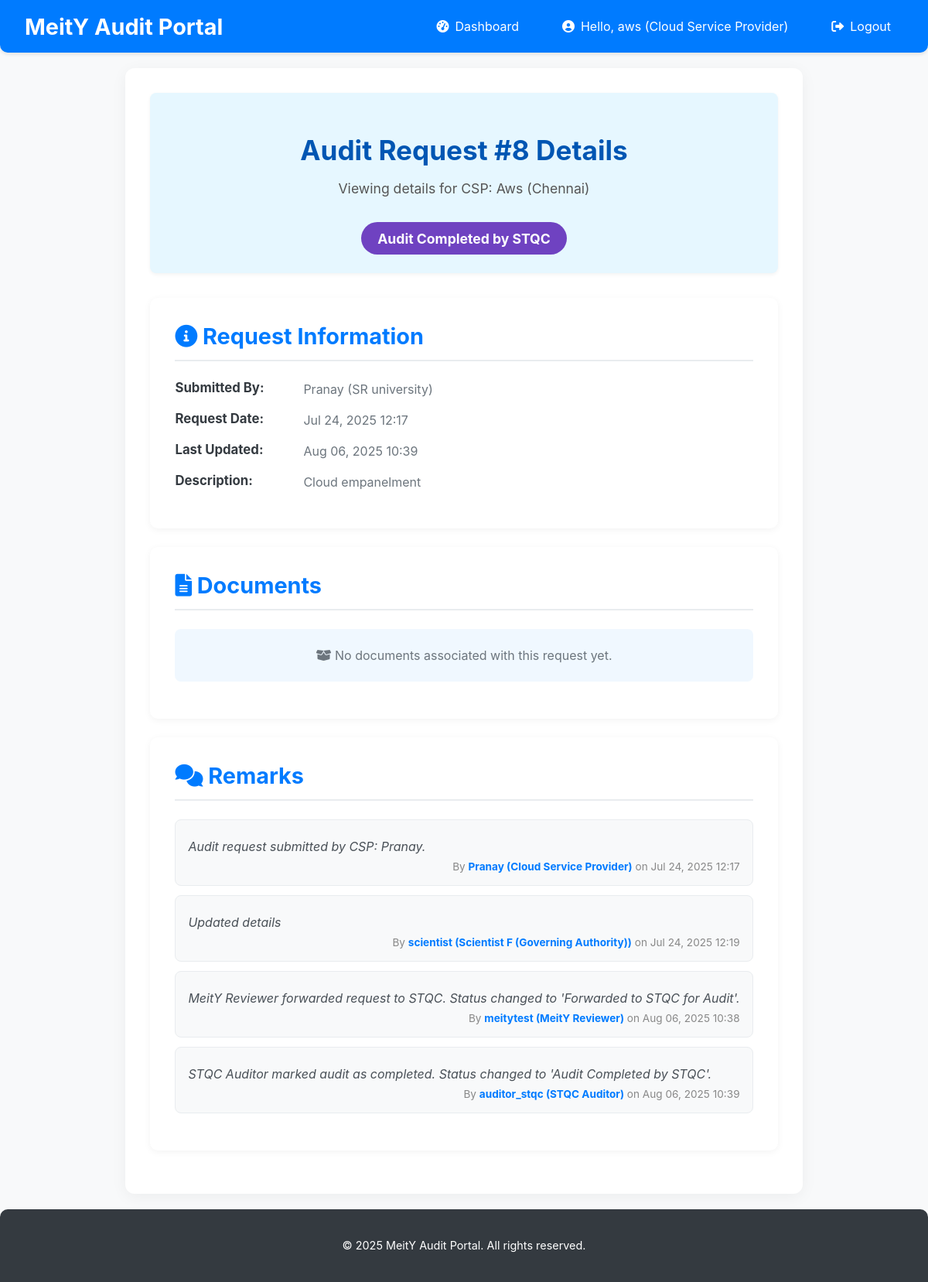
The app's page /audit-requests/8/ (signed in) with its own data.
### users/models.py (models this page shows, shortened)
class CustomUser(AbstractUser):
    ROLE_CHOICES = (
        ('CSP', 'Cloud Service Provider'),
        ('MeitY_Reviewer', 'MeitY Reviewer'),
        ('STQC_Auditor', 'STQC Auditor'),
        ('Scientist_F', 'Scientist F (Governing Authority)'),
    )
    role = models.CharField(max_length=50, choices=ROLE_CHOICES, default='CSP')
    organization = models.CharField(max_length=255, blank=True, null=True) # E.g., AWS, Azure, MeitY, STQC
    @property
    def is_csp(self):
        return self.role == 'CSP'
    @property
    def is_meity_reviewer(self):
        return self.role == 'MeitY_Reviewer'
    @property
    def is_stqc_auditor(self):
        return self.role == 'STQC_Auditor'
    @property
    def is_scientist_f(self):
        return self.role == 'Scientist_F'

### audit_management/models.py (models this page shows, shortened)
class AuditRequest(models.Model):
    STATUS_CHOICES = (
        ('Submitted_by_CSP', 'Submitted by CSP'), # Initial state
        ('Forwarded_to_STQC', 'Forwarded to STQC for Audit'), # After MeitY Reviewer forwards
        ('Audit_Completed_by_STQC', 'Audit Completed by STQC'), # After STQC Auditor completes
        ('Approved_by_ScientistF', 'Approved by Scientist F'), # Final approval
        ('Rejected_by_ScientistF', 'Rejected by Scientist F'), # Final rejection
    )
    csp = models.ForeignKey(settings.AUTH_USER_MODEL, on_delete=models.CASCADE,
                            limit_choices_to={'role': 'CSP'}, related_name='audit_requests')
    service_provider_name = models.CharField(max_length=255, help_text="Name of the Cloud Service Provider")
    data_center_location = models.CharField(max_length=255)
    request_date = models.DateTimeField(auto_now_add=True)
    status = models.CharField(max_length=50, choices=STATUS_CHOICES, default='Submitted_by_CSP')
    description = models.TextField(blank=True, null=True)
    last_updated = models.DateTimeField(auto_now=True)
    certificate_of_empanelment = models.FileField(
        upload_to='certificates/',
        null=True,
        blank=True
    )
    class Meta:
        ordering = ['-request_date'] # Order by most recent requests first

class Remark(models.Model):
    audit_request = models.ForeignKey(AuditRequest, on_delete=models.CASCADE, related_name='remarks')
    author = models.ForeignKey(settings.AUTH_USER_MODEL, on_delete=models.CASCADE)
    comment = models.TextField()
    timestamp = models.DateTimeField(auto_now_add=True)
    class Meta:
        ordering = ['timestamp']

### audit_management/views.py (the view, shortened to what this page needs)
# urls.py: path('audit-requests/<int:pk>/', views.audit_request_detail, name='audit_request_detail'),
@login_required
def audit_request_detail(request, pk):
    audit_request = get_object_or_404(AuditRequest, pk=pk)
    remark_form = RemarkForm()
    document_form = DocumentUploadForm()
    status_form = None # Will be initialized conditionally
    status_form_title = ""
    status_submit_button_text = "Update Status"
    audit_request = get_object_or_404(AuditRequest, pk=pk)
    documents = audit_request.documents.all()
    remarks = audit_request.remarks.all()
    if request.user.is_meity_reviewer and audit_request.status == 'Submitted_by_CSP':
        status_form = AuditRequestStatusUpdateForm(instance=audit_request, user=request.user, current_status=audit_request.status)
        status_form_title = "Action: Forward to STQC for Audit"
        status_submit_button_text = "Forward to STQC"
    elif request.user.is_stqc_auditor and audit_request.status == 'Forwarded_to_STQC':
        status_form = AuditRequestStatusUpdateForm(instance=audit_request, user=request.user, current_status=audit_request.status)
        status_form_title = "Action: Mark Audit as Completed"
        status_submit_button_text = "Mark Audit Completed"
    elif request.user.is_scientist_f and audit_request.status == 'Audit_Completed_by_STQC':
        status_form = AuditRequestStatusUpdateForm(instance=audit_request, user=request.user, current_status=audit_request.status)
        status_form_title = "Action: Finalize Audit Decision"
        status_submit_button_text = "Finalize Decision"
    context = {
        'audit_request': audit_request,
        'documents': documents,
        'remarks': remarks,
        'remark_form': remark_form,
        'document_form': document_form,
        'status_form': status_form, # This will be None if no form applies
        'status_form_title': status_form_title,
        'status_submit_button_text': status_submit_button_text,
    }
    return render(request, 'audit_management/audit_request_detail.html', context)

### templates/audit_management/audit_request_detail.html (shortened to what this page needs)
{% extends 'base.html' %}
{% block content %}
<div class="detail-header">
    <h2>Audit Request #{{ audit_request.id }} Details</h2>
    <p>Viewing details for CSP: {{ audit_request.service_provider_name }} ({{ audit_request.data_center_location }})</p>
    <span class="status-badge status-{{ audit_request.status }}">{{ audit_request.get_status_display }}</span>
</div>
<div class="info-section">
    <h3><i class="fas fa-info-circle"></i> Request Information</h3>
    <div class="info-item">
        <strong>Submitted By:</strong> <span>{{ audit_request.csp.username }} ({{ audit_request.csp.organization }})</span>
    </div>
    <div class="info-item">
        <strong>Request Date:</strong> <span>{{ audit_request.request_date|date:"M d, Y H:i" }}</span>
    </div>
    <div class="info-item">
        <strong>Last Updated:</strong> <span>{{ audit_request.last_updated|date:"M d, Y H:i" }}</span>
    </div>
    <div class="info-item">
        <strong>Description:</strong> <p>{{ audit_request.description|default:"No description provided." }}</p>
    </div>
</div>
<div class="info-section">
    <h3><i class="fas fa-file-alt"></i> Documents</h3>
    {% if documents %}
        <ul class="document-list">
            {% for doc in documents %}
                <li>
                    <strong>{{ doc.get_document_type_display }}:</strong> {{ doc.description|default:"No description" }}
                    <br><span>Uploaded by {{ doc.uploaded_by.username }} on {{ doc.upload_date|date:"M d, Y H:i" }}</span>
                    <div class="document-actions">
                        <a href="{{ doc.file.url }}" target="_blank"><i class="fas fa-eye"></i> View Document</a>
                        {% if user == doc.uploaded_by %}
                            <form action="{% url 'delete_document' pk=doc.pk %}" method="post" onsubmit="return confirm('Are you sure you want to delete this document?');">
                                {% csrf_token %}
                                <button type="submit" class="delete-button"><i class="fas fa-trash-alt"></i> Delete</button>
                            </form>
                        {% endif %}
                    </div>
                </li>
            {% endfor %}
        </ul>
    {% else %}
        <p class="no-items"><i class="fas fa-box-open"></i> No documents associated with this request yet.</p>
    {% endif %}
</div>
<div class="info-section">
    <h3><i class="fas fa-comments"></i> Remarks</h3>
    {% if remarks %}
        <ul class="remark-list">
            {% for remark in remarks %}
                <li>
                    <p>{{ remark.comment }}</p>
                    <div class="remark-meta">By <strong>{{ remark.author.username }} ({{ remark.author.get_role_display }})</strong> on {{ remark.timestamp|date:"M d, Y H:i" }}</div>
                </li>
            {% endfor %}
        </ul>
    {% else %}
        <p class="no-items"><i class="fas fa-comment-dots"></i> No remarks added for this request yet.</p>
    {% endif %}
</div>
{%endblock%}

### templates/base.html (shortened to what this page needs)
<!DOCTYPE html>
<html lang="en">
<head>
    <link rel="stylesheet" href="https://cdnjs.cloudflare.com/ajax/libs/font-awesome/6.0.0-beta3/css/all.min.css">
</head>
<body>
    <header class="navbar">
        <a href="{% url 'home' %}" class="navbar-brand">MeitY Audit Portal</a>
        <nav>
            <ul class="navbar-nav">
                {% if user.is_authenticated %}
                    <li class="nav-item">
                        <a href="{% url 'dashboard' %}" class="nav-link">
                            <i class="fas fa-tachometer-alt"></i> Dashboard
                        </a>
                    </li>
                    <li class="nav-item">
                        <span class="nav-link">
                            <i class="fas fa-user-circle"></i> Hello, {{ user.username }} ({{ user.get_role_display }})
                        </span>
                    </li>
                    <li class="nav-item">
                        <a href="{% url 'logout' %}" class="nav-link">
                            <i class="fas fa-sign-out-alt"></i> Logout
                        </a>
                    </li>
                {% endif %}
            </ul>
        </nav>
    </header>
    <main class="container">
        {% block content %}{% endblock %}
    </main>
    <footer class="footer">
        <p>&copy; 2025 MeitY Audit Portal. All rights reserved.</p>
    </footer>
</body>
</html>

### templates/base.html (style rules this page uses)
body { font-family: 'Inter', sans-serif; margin: 0; padding: 0; background-color: #f8f9fa; color: #343a40; display: flex; flex-direction: column; min-height: 100vh; }
.navbar { background-color: #007bff; color: white; padding: 1rem 2rem; box-shadow: 0 2px 5px rgba(0, 0, 0, 0.1); display: flex; justify-content: space-between; align-items: center; flex-wrap: wrap; border-bottom-left-radius: 10px; border-bottom-right-radius: 10px; }
.navbar-brand { font-size: 1.8rem; font-weight: bold; color: white; text-decoration: none; margin-right: 2rem; }
.navbar-nav { display: flex; list-style: none; margin: 0; padding: 0; align-items: center; }
.nav-item { margin-left: 1.5rem; }
.nav-link { color: white; text-decoration: none; padding: 0.5rem 1rem; border-radius: 5px; transition: background-color 0.3s ease; display: flex; align-items: center; }
.nav-link i { margin-right: 0.5rem; }
.container { flex-grow: 1; padding: 2rem; max-width: 1200px; margin: 20px auto; background-color: white; border-radius: 12px; box-shadow: 0 4px 20px rgba(0, 0, 0, 0.05); overflow: hidden; }
.footer { background-color: #343a40; color: white; text-align: center; padding: 1.5rem 2rem; margin-top: auto; border-top-left-radius: 10px; border-top-right-radius: 10px; font-size: 0.9rem; }

### templates/audit_management/audit_request_detail.html (style rules this page uses)
.detail-header { background-color: #e6f7ff; padding: 1.5rem 2rem; border-radius: 8px; margin-bottom: 2rem; text-align: center; box-shadow: 0 2px 5px rgba(0,0,0,0.05); }
.detail-header h2 { color: #0056b3; margin-bottom: 0.5rem; font-size: 2.2rem; }
.detail-header p { font-size: 1.1rem; color: #555; }
.detail-header .status-badge { margin-top: 1rem; font-size: 1.1rem; padding: 0.6em 1.2em; border-radius: 25px; }
.info-section { background-color: #ffffff; padding: 2rem; border-radius: 10px; box-shadow: 0 2px 10px rgba(0, 0, 0, 0.05); margin-bottom: 1.5rem; }
.info-section h3 { color: #007bff; margin-top: 0; margin-bottom: 1.5rem; border-bottom: 2px solid #e9ecef; padding-bottom: 0.8rem; font-size: 1.8rem; }
.info-item { margin-bottom: 1rem; display: flex; flex-wrap: wrap; }
.info-item strong { color: #343a40; min-width: 150px; margin-right: 1rem; font-size: 1.05rem; }
.info-item span, .info-item p { flex: 1; color: #6c757d; line-height: 1.5; font-size: 1rem; }
.info-item p { margin: 0; }
.document-list, .remark-list { list-style: none; padding: 0; margin-top: 1rem; }
.document-list li, .remark-list li { background-color: #f8f9fa; border: 1px solid #e9ecef; padding: 1rem; margin-bottom: 0.75rem; border-radius: 8px; display: flex; flex-direction: column; }
.document-list li strong, .remark-list li strong { color: #007bff; margin-bottom: 0.5rem; }
.remark-list li p { margin-top: 0.5rem; margin-bottom: 0.5rem; font-style: italic; color: #495057; }
.remark-meta { font-size: 0.85rem; color: #888; text-align: right; }
.no-items { text-align: center; padding: 1.5rem; background-color: #f0f8ff; border-radius: 8px; color: #6c757d; font-size: 1rem; margin-top: 1rem; }
.status-badge { display: inline-block; padding: 0.4em 0.8em; border-radius: 20px; font-size: 0.85em; font-weight: bold; text-align: center; white-space: nowrap; color: white; }
.status-Audit_Completed_by_STQC { background-color: #6f42c1; }

### records on screen
CustomUser: username "aws", role "Cloud Service Provider"
AuditRequest: id "8", service_provider_name "Aws", data_center_location "Chennai", status "Audit Completed by STQC", csp.username "Pranay", csp.organization "SR university", request_date "Jul 24, 2025 12:17", last_updated "Aug 06, 2025 10:39", description "Cloud empanelment"
Remark: comment "Audit request submitted by CSP: Pranay.", author.username "Pranay", author.role "Cloud Service Provider", timestamp "Jul 24, 2025 12:17"
Remark: comment "Updated details", author.username "scientist", author.role "Scientist F (Governing Authority)", timestamp "Jul 24, 2025 12:19"
Remark: comment "MeitY Reviewer forwarded request to STQC. Status changed to 'Forwarded to STQC for Audit'.", author.username "meitytest", author.role "MeitY Reviewer", timestamp "Aug 06, 2025 10:38"
Remark: comment "STQC Auditor marked audit as completed. Status changed to 'Audit Completed by STQC'.", author.username "auditor_stqc", author.role "STQC Auditor", timestamp "Aug 06, 2025 10:39"
